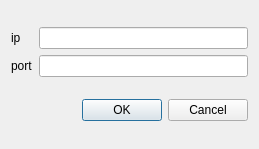
<?xml version="1.0" encoding="UTF-8"?>
<ui version="4.0">
 <class>WebDlg</class>
 <widget class="QDialog" name="WebDlg">
  <property name="geometry">
   <rect>
    <x>0</x>
    <y>0</y>
    <width>259</width>
    <height>149</height>
   </rect>
  </property>
  <property name="windowTitle">
   <string>Dialog</string>
  </property>
  <layout class="QGridLayout" name="gridLayout">
   <item row="0" column="0">
    <layout class="QHBoxLayout" name="horizontalLayout">
     <item>
      <layout class="QVBoxLayout" name="verticalLayout_2">
       <item>
        <widget class="QLabel" name="label">
         <property name="text">
          <string>ip</string>
         </property>
        </widget>
       </item>
       <item>
        <widget class="QLabel" name="label_2">
         <property name="text">
          <string>port</string>
         </property>
        </widget>
       </item>
      </layout>
     </item>
     <item>
      <layout class="QVBoxLayout" name="verticalLayout">
       <item>
        <widget class="QLineEdit" name="label_ip"/>
       </item>
       <item>
        <widget class="QLineEdit" name="label_port"/>
       </item>
      </layout>
     </item>
    </layout>
   </item>
   <item row="1" column="0">
    <widget class="QDialogButtonBox" name="buttonBox">
     <property name="orientation">
      <enum>Qt::Horizontal</enum>
     </property>
     <property name="standardButtons">
      <set>QDialogButtonBox::Cancel|QDialogButtonBox::Ok</set>
     </property>
    </widget>
   </item>
  </layout>
 </widget>
 <resources/>
 <connections>
  <connection>
   <sender>buttonBox</sender>
   <signal>accepted()</signal>
   <receiver>WebDlg</receiver>
   <slot>accept()</slot>
   <hints>
    <hint type="sourcelabel">
     <x>248</x>
     <y>254</y>
    </hint>
    <hint type="destinationlabel">
     <x>157</x>
     <y>274</y>
    </hint>
   </hints>
  </connection>
  <connection>
   <sender>buttonBox</sender>
   <signal>rejected()</signal>
   <receiver>WebDlg</receiver>
   <slot>reject()</slot>
   <hints>
    <hint type="sourcelabel">
     <x>316</x>
     <y>260</y>
    </hint>
    <hint type="destinationlabel">
     <x>286</x>
     <y>274</y>
    </hint>
   </hints>
  </connection>
 </connections>
</ui>
